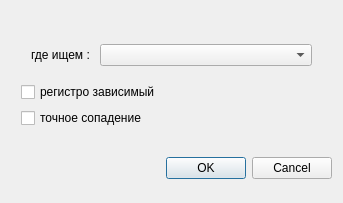
<?xml version="1.0" encoding="UTF-8"?>
<ui version="4.0">
 <class>Search_Settings_Dlg</class>
 <widget class="QDialog" name="Search_Settings_Dlg">
  <property name="geometry">
   <rect>
    <x>0</x>
    <y>0</y>
    <width>343</width>
    <height>203</height>
   </rect>
  </property>
  <property name="windowTitle">
   <string>поиск по полям таблицы</string>
  </property>
  <property name="windowIcon">
   <iconset resource="resource2.qrc">
    <normaloff>:/icon/img/btn-db/find-100x100.png</normaloff>:/icon/img/btn-db/find-100x100.png</iconset>
  </property>
  <layout class="QVBoxLayout" name="verticalLayout_2">
   <item>
    <layout class="QVBoxLayout" name="verticalLayout">
     <property name="margin">
      <number>10</number>
     </property>
     <item>
      <layout class="QHBoxLayout" name="horizontalLayout_2" stretch="0,1">
       <property name="margin">
        <number>10</number>
       </property>
       <item>
        <widget class="QLabel" name="label_2">
         <property name="text">
          <string>где ищем : </string>
         </property>
        </widget>
       </item>
       <item>
        <widget class="QComboBox" name="cmb_Fields"/>
       </item>
      </layout>
     </item>
     <item>
      <widget class="QCheckBox" name="chk_caseSensetive">
       <property name="text">
        <string>регистро зависимый</string>
       </property>
      </widget>
     </item>
     <item>
      <widget class="QCheckBox" name="chk_exactly">
       <property name="text">
        <string>точное сопадение</string>
       </property>
      </widget>
     </item>
    </layout>
   </item>
   <item>
    <widget class="QDialogButtonBox" name="buttonBox">
     <property name="orientation">
      <enum>Qt::Horizontal</enum>
     </property>
     <property name="standardButtons">
      <set>QDialogButtonBox::Cancel|QDialogButtonBox::Ok</set>
     </property>
    </widget>
   </item>
  </layout>
 </widget>
 <resources>
  <include location="resource2.qrc"/>
 </resources>
 <connections>
  <connection>
   <sender>buttonBox</sender>
   <signal>accepted()</signal>
   <receiver>Search_Settings_Dlg</receiver>
   <slot>accept()</slot>
   <hints>
    <hint type="sourcelabel">
     <x>248</x>
     <y>254</y>
    </hint>
    <hint type="destinationlabel">
     <x>157</x>
     <y>274</y>
    </hint>
   </hints>
  </connection>
  <connection>
   <sender>buttonBox</sender>
   <signal>rejected()</signal>
   <receiver>Search_Settings_Dlg</receiver>
   <slot>reject()</slot>
   <hints>
    <hint type="sourcelabel">
     <x>316</x>
     <y>260</y>
    </hint>
    <hint type="destinationlabel">
     <x>286</x>
     <y>274</y>
    </hint>
   </hints>
  </connection>
 </connections>
</ui>
